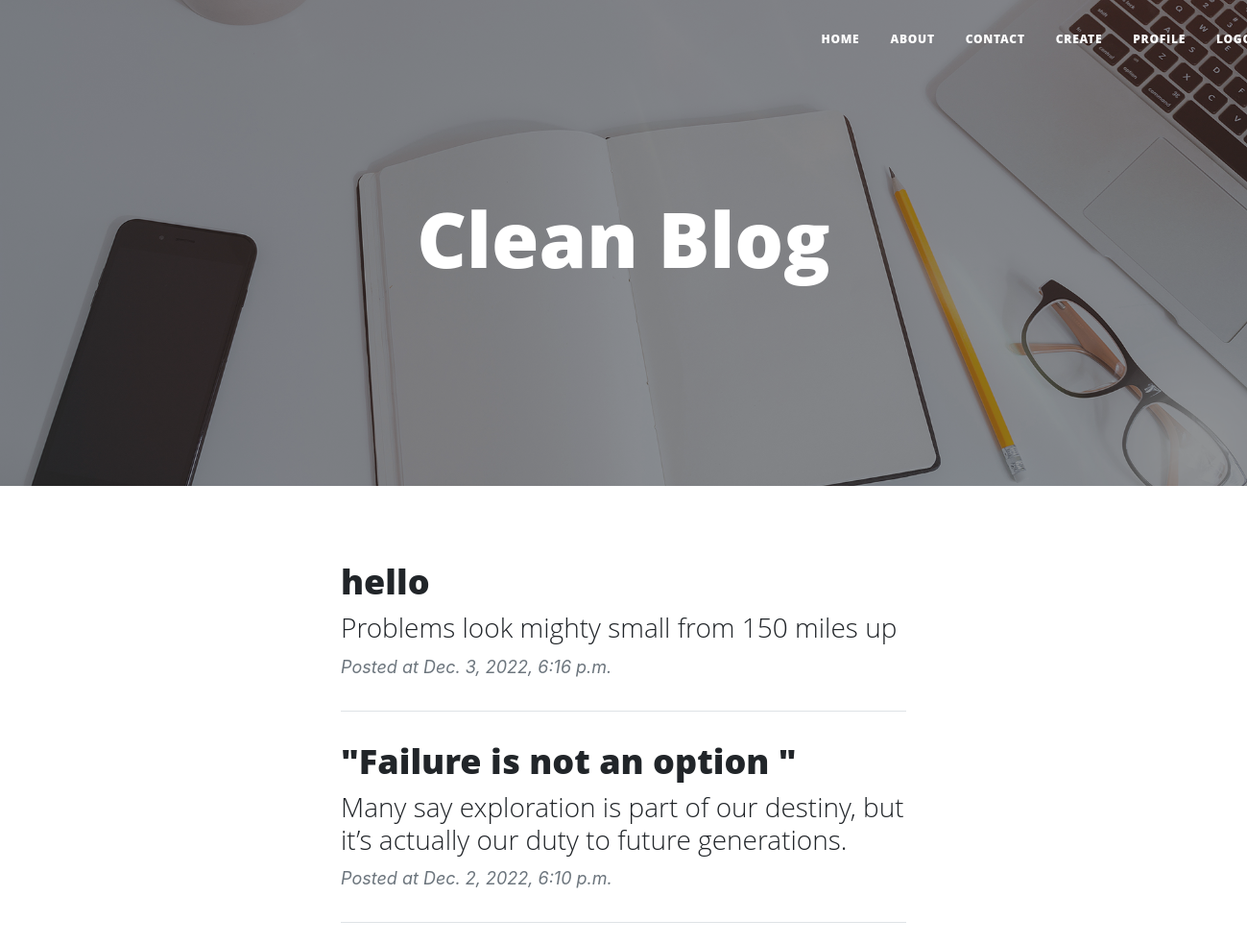
The app's page / (signed in, upper part), older data.
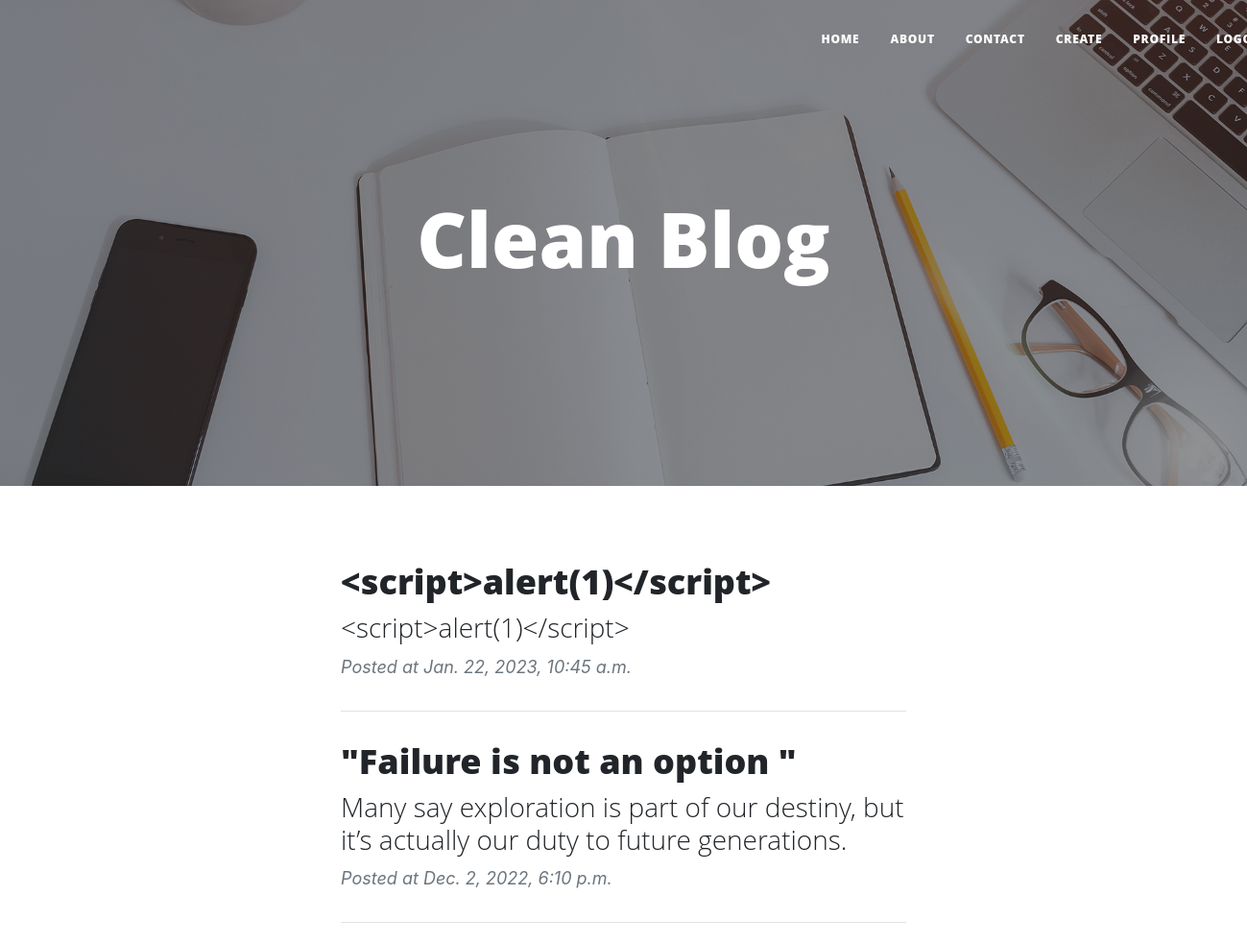
The same page, newer data.
### posts/models.py (models this page shows, shortened)
class Post(models.Model):
    author=models.ForeignKey(User, on_delete=models.CASCADE)
    title=models.CharField(max_length=100)
    content=models.CharField(max_length=1000)
    date_posted = models.DateTimeField(default=timezone.now)

### posts/views.py (the view)
# urls.py: path('', PostListView.as_view(),name='home'),
class PostListView(LoginRequiredMixin, ListView):
    model = Post
    template_name = 'posts/home.html'
    context_object_name = 'posts'
    ordering = ["-date_posted"]

### posts/templates/posts/home.html (shortened to what this page needs)
{% extends 'index.html' %}
{% load static %}
{% block body %}
        <header class="masthead" style="background-image: url({% static 'assets/img/home-bg.jpg' %})">
            <div class="container position-relative px-4 px-lg-5">
                <div class="row gx-4 gx-lg-5 justify-content-center">
                    <div class="col-md-10 col-lg-8 col-xl-7">
                        <div class="site-heading">
                            <h1>Clean Blog</h1>
                        </div>
                    </div>
                </div>
            </div>
        </header>
        <div class="container px-4 px-lg-5">
            <div class="row gx-4 gx-lg-5 justify-content-center">
                <div class="col-md-10 col-lg-8 col-xl-7">
                  {% for post in posts %}
                    <div class="post-preview">
                        <a href="{% url 'posts:post' post.id  %}">
                            <h2 class="post-title">{{post.title}}</h2>
                            <h3 class="post-subtitle">{{post.content}}</h3>
                        </a>
                        <p class="post-meta">
                            Posted at
                            {{post.date_posted}}
                        </p>
                    </div>
                    <hr class="my-4" />
                  {% endfor %}
                </div>
            </div>
        </div>
{% endblock body %}

### templates/index.html (shortened to what this page needs)
{% load static %}
{% load i18n %}
<!DOCTYPE html>
<html lang="en">
    <head>
        <link href="{% static 'css/styles.css' %}" rel="stylesheet" />
    </head>
    <body>
        <nav class="navbar navbar-expand-lg navbar-light" id="mainNav">
            <div class="container px-4 px-lg-5">
                <div class="collapse navbar-collapse" id="navbarResponsive">
                    <ul class="navbar-nav ms-auto py-4 py-lg-0">
                        {% if user.is_authenticated %}
                        <li class="nav-item"><a class="nav-link px-lg-3 py-3 py-lg-4" href="{% url 'posts:home' %}">Home</a></li>
                        <li class="nav-item"><a class="nav-link px-lg-3 py-3 py-lg-4" href="{% url 'posts:about' %}">About</a></li>
                        <li class="nav-item"><a class="nav-link px-lg-3 py-3 py-lg-4" href="{% url 'posts:contact' %}">Contact</a></li>
                        <li class="nav-item"><a class="nav-link px-lg-3 py-3 py-lg-4" href="{% url 'posts:post-new' %}">Create </a></li>
                        <li class="nav-item"><a class="nav-link px-lg-3 py-3 py-lg-4" href="{% url 'profile' %}">Profile</a></li>
                        <li class="nav-item"><a class="nav-link px-lg-3 py-3 py-lg-4" href="{% url 'logout' %}">Logout</a></li>
                        {% else %}
                        <li class="nav-item"><a class="nav-link px-lg-3 py-3 py-lg-4" href="{% url 'login' %}">Login</a></li>
                        <li class="nav-item"><a class="nav-link px-lg-3 py-3 py-lg-4" href="{% url 'register' %}">Register</a></li>
                        {% endif %}
                    </ul>
                </div>
            </div>
        </nav>
        {% block body %}
        {% endblock body %}
    </body>
</html>

Row changes from the older to the newer data that the page shows:
removed Post: title "hello", content "Problems look mighty small from 150 miles up", date_posted "Dec. 3, 2022, 6:16 p.m."
added Post: title "<script>alert(1)</script>", content "<script>alert(1)</script>", date_posted "Jan. 22, 2023, 10:45 a.m."
